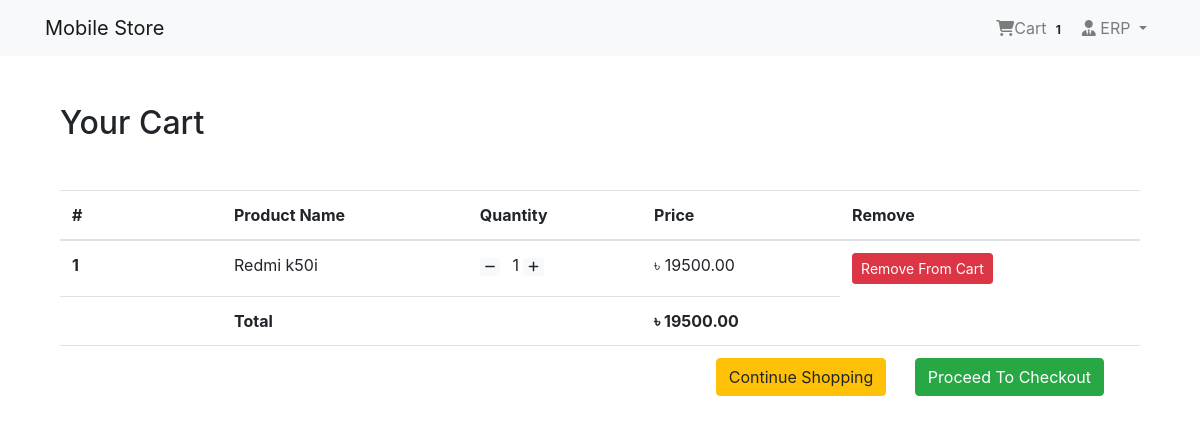
The page /shop/cart/ (signed in) on the database its author committed.
### App_Login/models.py (models this page shows, shortened)
class User(AbstractBaseUser, PermissionsMixin):
    email = models.EmailField(unique=True, null=False)
    is_staff = models.BooleanField(gettext_lazy('staff status'), default=False, help_text= gettext_lazy('Designate whether the user can login into the site'))
    is_active = models.BooleanField(gettext_lazy('active'), default=True, help_text=gettext_lazy('This user is now active. Unselect it instead of delete it'))
    USERNAME_FIELD = 'email'
    objects = MyUserManager()

class Profile(models.Model):
    user = models.OneToOneField(User, on_delete=models.CASCADE, related_name='profile' )
    username = models.CharField(max_length=100, blank=True)
    address1 = models.TextField(max_length=400, blank=True)
    city = models.CharField(max_length=40, blank=True)
    zipcode = models.CharField(max_length=10, blank=True)
    country = models.CharField(max_length=50, blank=True)
    phone = models.CharField(max_length=20, blank=True)
    joined_date = models.DateField(auto_now_add=True)

### App_Order/models.py (models this page shows, shortened)
class Order(models.Model):
    order_items = models.ManyToManyField(Cart)
    user = models.ForeignKey(settings.AUTH_USER_MODEL, on_delete=models.CASCADE)
    ordered = models.BooleanField(default=False)
    created = models.DateTimeField(auto_now_add=True)
    paymentId = models.CharField(max_length=264, blank=True, null=True)
    orederId = models.CharField(max_length=200, blank=True, null=True)
    def get_totals(self):
        total = 0
        for order_item in self.order_items.all():
            total += float(order_item.get_total())
        return total

class Cart(models.Model):
    user = models.ForeignKey(settings.AUTH_USER_MODEL, on_delete=models.CASCADE, related_name="cart")
    item = models.ForeignKey(Product, on_delete=models.CASCADE)
    quantity = models.IntegerField(default=1)
    purchased = models.BooleanField(default=False)
    created = models.DateTimeField(auto_now_add=True)
    updated = models.DateTimeField(auto_now=True)
    def get_total(self):
        total = self.item.price * self.quantity #item>Product>price
        float_total = format(total, '0.2f' ) # after decimal bit
        return float_total

### App_Shop/models.py (models this page shows, shortened)
class Product(models.Model):
    main_image = models.ImageField(upload_to='Products')
    name = models.CharField(max_length=264)
    category = models.ForeignKey(Category, on_delete=models.CASCADE, related_name='category')
    preview_text = models.TextField(max_length=200, verbose_name='Preview Text')
    detail_text = models.TextField(max_length=1000, verbose_name='description')
    price = models.FloatField()
    old_price =  models.FloatField(default=0.00)
    created_date = models.DateTimeField(auto_now_add=True)
    class Meta:
        ordering = ['-created_date',]

### App_Order/views.py (the view)
# urls.py: path('cart/', views.cart_view, name='cart'),
@login_required
def cart_view(request):
    carts = Cart.objects.filter(user=request.user, purchased= False)
    orders = Order.objects.filter(user=request.user, ordered=False)
    if carts.exists() and orders.exists():
        order = orders[0] #convert from tuple to single item
        return render(request, 'App_Order/cart.html', context={'carts': carts , 'order': order})
    else:
        messages.warning(request, "You dont have any item in your cart")
        return redirect('App_Shop:home')

### App_Order/templatetags/cart_tag.py (called while the page is built)
@register.filter
def cart_total(user):
    order = Order.objects.filter(user=user, ordered = False)
    if order.exists():
      return order[0].order_items.count()
    else:
        return 0

### templates/App_Order/cart.html
{% extends 'base.html' %}
{% block body_block %}
<div class="container my-5">
    <div class="my-5">
        <h2>Your Cart</h2>
    </div>
    <table class="table table-hover">
        <thead>
            <tr>
                <th scope="col" width="15%">#</th>
                <th scope="col">Product Name</th>
                <th scope="col">Quantity</th>
                <th scope="col">Price</th>
                <th scope="col">Remove</th>
            </tr>
        </thead>
        <tbody>
            {% for cart in carts %}
                <tr>
                    <th scope="row">{{forloop.counter}}</th>
                    <td>{{cart.item.name}}</td>
                    <td>
                        <a href="{% url 'App_Order:decrease' pk=cart.item.pk %}" class="mr-2"><span class="badge badge-light"><i class="fas fa-minus"></i></span></a>
                        {{cart.quantity}}
                        <a href="{% url 'App_Order:increase' pk=cart.item.pk %}" class="mr-2"><span class="badge badge-light"><i class="fas fa-plus"></i></span></a>
                    </td>
                    <td> &#2547; {{cart.get_total}} </td>
                    <td><a href="{% url 'App_Order:remove' pk=cart.item.pk %}" class="btn btn-danger btn-sm">Remove From Cart</a></td>
                </tr>
            {% endfor %}
             <tr>
                <th scope="row"></th>
                <td colspan="2"><b>Total</b></td>
                <td><b>&#2547; {{order.get_totals | floatformat:2}}</b></td>
             </tr>
             <tr>
                <th scope="row"> </th>
                <td colspan="4" class="text-right">
                    <a href="{% url 'App_Shop:home' %}" class="btn mr-4 btn-warning">Continue Shopping</a>
                    <a href="{% url 'App_Payment:checkout' %}" class="btn mr-4 btn-success">Proceed To Checkout</a>
                </td>
             </tr>
        </tbody>
    </table>
</div>
{% endblock body_block %}

### templates/navbar.html (shortened to what this page needs)
{% load cart_tag %}
<nav class="navbar navbar-expand-lg navbar-light bg-light">
    <div class="container">
        <a class="navbar-brand" href="{% url 'App_Shop:home' %}">Mobile Store</a>
        <div class="collapse navbar-collapse" id="navbarNav">
            <ul class="navbar-nav ml-auto">
                {% if request.user.is_authenticated   %}
                <li class="nav-item">
                 <a href="{% url 'App_Order:cart' %}" class="nav-link">
                    <i class="fa fa-shopping-cart"></i>Cart
                    <span class="badge badge-light"> {{request.user | cart_total}} </span>
                 </a>
                </li>
                <li class="nav-item dropdown">
                    <a href="" class="nav-link dropdown-toggle" id="navbarDropdown" role="button" data-toggle="dropdown" aria-haspopup="true" aria-expanded="false"><i class="fas fa-user-tie"></i> {{request.user.profile.username}} </a>
                </li>
                {% else %}
                <li class="nav-item">
                    <a href="{% url 'App_Login:login' %}" class="btn btn-primary">Login</a>
                </li>
                {% endif %}
            </ul>
        </div>
    </div>
</nav>

### rows shown on the page
User: user|cart_total "1", user.profile.username "ERP"
Cart: item.name "Redmi k50i", quantity "1", get_total "19500.00"
Order: get_totals "19500.00"
